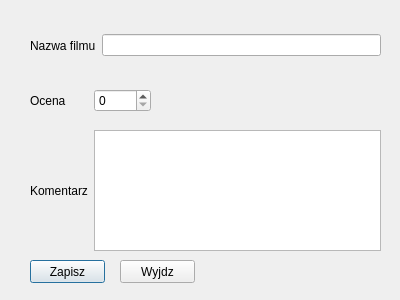
<?xml version="1.0" encoding="UTF-8"?>
<ui version="4.0">
 <class>add_movie</class>
 <widget class="QDialog" name="add_movie">
  <property name="geometry">
   <rect>
    <x>0</x>
    <y>0</y>
    <width>400</width>
    <height>300</height>
   </rect>
  </property>
  <property name="windowTitle">
   <string>Dialog</string>
  </property>
  <widget class="QWidget" name="horizontalLayoutWidget">
   <property name="geometry">
    <rect>
     <x>30</x>
     <y>20</y>
     <width>351</width>
     <height>51</height>
    </rect>
   </property>
   <layout class="QHBoxLayout" name="horizontalLayout_2">
    <item>
     <widget class="QLabel" name="label">
      <property name="text">
       <string>Nazwa filmu</string>
      </property>
     </widget>
    </item>
    <item>
     <widget class="QLineEdit" name="lineEdit">
      <property name="enabled">
       <bool>true</bool>
      </property>
      <property name="frame">
       <bool>true</bool>
      </property>
     </widget>
    </item>
   </layout>
  </widget>
  <widget class="QWidget" name="horizontalLayoutWidget_2">
   <property name="geometry">
    <rect>
     <x>30</x>
     <y>80</y>
     <width>121</width>
     <height>41</height>
    </rect>
   </property>
   <layout class="QHBoxLayout" name="horizontalLayout_3">
    <item>
     <widget class="QLabel" name="label_2">
      <property name="text">
       <string>Ocena</string>
      </property>
     </widget>
    </item>
    <item>
     <widget class="QSpinBox" name="spinBox"/>
    </item>
   </layout>
  </widget>
  <widget class="QWidget" name="horizontalLayoutWidget_3">
   <property name="geometry">
    <rect>
     <x>30</x>
     <y>130</y>
     <width>351</width>
     <height>121</height>
    </rect>
   </property>
   <layout class="QHBoxLayout" name="horizontalLayout_4">
    <item>
     <widget class="QLabel" name="label_3">
      <property name="text">
       <string>Komentarz</string>
      </property>
     </widget>
    </item>
    <item>
     <widget class="QPlainTextEdit" name="plainTxt"/>
    </item>
   </layout>
  </widget>
  <widget class="QPushButton" name="saveBtn">
   <property name="geometry">
    <rect>
     <x>30</x>
     <y>260</y>
     <width>75</width>
     <height>23</height>
    </rect>
   </property>
   <property name="text">
    <string>Zapisz</string>
   </property>
  </widget>
  <widget class="QPushButton" name="exitBtn">
   <property name="geometry">
    <rect>
     <x>120</x>
     <y>260</y>
     <width>75</width>
     <height>23</height>
    </rect>
   </property>
   <property name="text">
    <string>Wyjdz</string>
   </property>
  </widget>
 </widget>
 <resources/>
 <connections/>
</ui>
